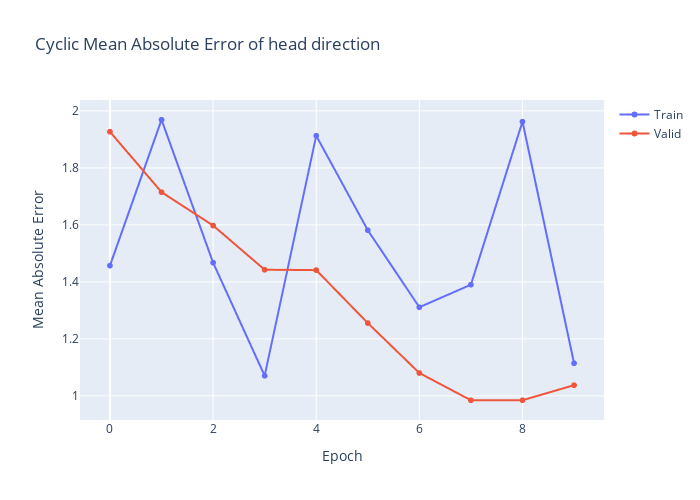

The notebook cell saved with this chart:
### Code cell
plt.clf()
fig = go.Figure()
fig.add_trace(go.Scattergl(
                    y=history.history['head_dir_output_cyclical_mae_rad'],
                    name='Train'))
fig.add_trace(go.Scattergl(
                    y=history.history['val_head_dir_output_cyclical_mae_rad'],
                    name='Valid'))
fig.update_layout(height=500, 
                  width=700,
                  title='Cyclic Mean Absolute Error of head direction',
                  xaxis_title='Epoch',
                  yaxis_title='Mean Absolute Error')
fig.show()

if is_save_images:
    read_write.save_plot(path=image_save_dir+'head_dir_cyclicMAE.png',fig=fig)
    print(read_write.print_terminal(type='done',message='MAE plot of model saved to {}'.format(image_save_dir+'head_dir_cyclicMAE.png')))

### Figure 1 — Plotly figure (JSON) as saved in the notebook; plotly's stock layout.template omitted (floating-point values rounded to 4 significant figures)
{"data": [{"name": "Train", "type": "scattergl", "y": [1.457, 1.969, 1.467, 1.071, 1.913, 1.581, 1.311, 1.39, 1.962, 1.114]}, {"name": "Valid", "type": "scattergl", "y": [1.927, 1.715, 1.598, 1.443, 1.441, 1.255, 1.08, 0.9846, 0.9846, 1.037]}], "layout": {"height": 500, "title": {"text": "Cyclic Mean Absolute Error of head direction"}, "width": 700, "xaxis": {"title": {"text": "Epoch"}}, "yaxis": {"title": {"text": "Mean Absolute Error"}}}}
